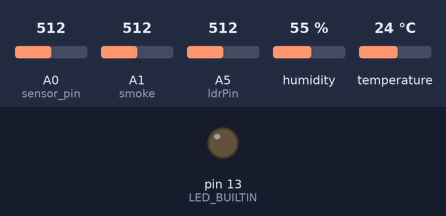
Bench run of a sketch on a simulated Arduino Uno, built with avr-gcc and run on an emulated ATmega328P. Parts: output pins drawn as LEDs (lit = HIGH). Wiring (inferred from the names in the program): DHT11 sensor: data pin 5. The inputs (shaded band) are chosen by the test bench; at power-on: A1 (smoke) = 512, A0 (sensor_pin) = 512, A5 (ldrPin) = 512, humidity 55 %, temperature 24 °C. Pins used as bus, display or sensor lines are not drawn.

Above: at 11.6 s.
11.7 s: A1 (smoke) set to 490
17.8 s: A1 (smoke) set to 511
At 25.0 s:
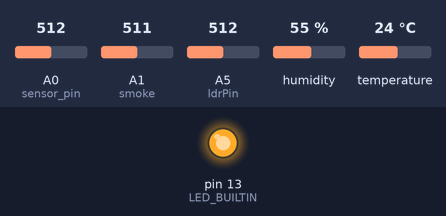
Timing chart, 0 to 32.3 s (numbered marks = the images above; inputs shaded):
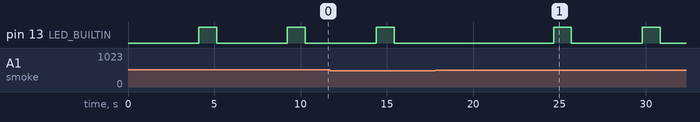

The sketch:

GreenHouseP3.ino
```cpp
#include <SoftwareSerial.h>
#include <dht.h>


SoftwareSerial ESP1( 3, 2 );

dht DHT;

int sensor_pin = A0;
const int ldrPin = A5;
int smoke = A1;
int sensorThres = 500;

int output_value ;

#define DHT11_PIN 5


void setup()
{
  Serial.begin(9600);                                    //Initialize the CS line to HIGH
  ESP1.begin(9600);
  pinMode(ldrPin, INPUT);
  pinMode(smoke, INPUT);
  pinMode(LED_BUILTIN, OUTPUT);
  delay(1000);
}

void loop()
{
  int check = DHT.read11(DHT11_PIN);
  int analogSensor = analogRead(smoke);
  int ldrStatus = analogRead(ldrPin);
  output_value= analogRead(sensor_pin);
  output_value = map(output_value,550,0,0,100);
  ESP1.print("Temperature = ");
  ESP1.println(DHT.temperature,1);
  ESP1.print("Humidity = ");
  ESP1.println(DHT.humidity,1);
  delay(1000);
  ESP1.print("Moisture : ");
  ESP1.print(output_value);
  ESP1.println("%");
  delay(1000);
  ESP1.print("Sensor's Value : ");
  ESP1.println(analogSensor);
  delay(1000);
  if (analogSensor > sensorThres)
  {
    digitalWrite(LED_BUILTIN, HIGH);
    delay(1000);

  }
  else
  {
    digitalWrite(LED_BUILTIN, LOW);
    delay(1000);
  }
  if (ldrStatus <= 200)
  {
    ESP1.print("Its DARK, Turn on the LED : ");
    ESP1.println(ldrStatus);
    digitalWrite(LED_BUILTIN, HIGH);
    delay(1000);

} else {

  ESP1.print("Its BRIGHT, Turn off the LED : ");
  ESP1.println(ldrStatus);
  digitalWrite(LED_BUILTIN, LOW);
  delay(1000);
}
}
```

Measured:
- after the input at 17.8 s, pin 13 (LED_BUILTIN): alternates HIGH for 1.0 s and LOW for 4.1 s, starting after 6.9 s
- by itself, pin 13 (LED_BUILTIN): alternates HIGH for 1.0 s and LOW for 4.1 s
